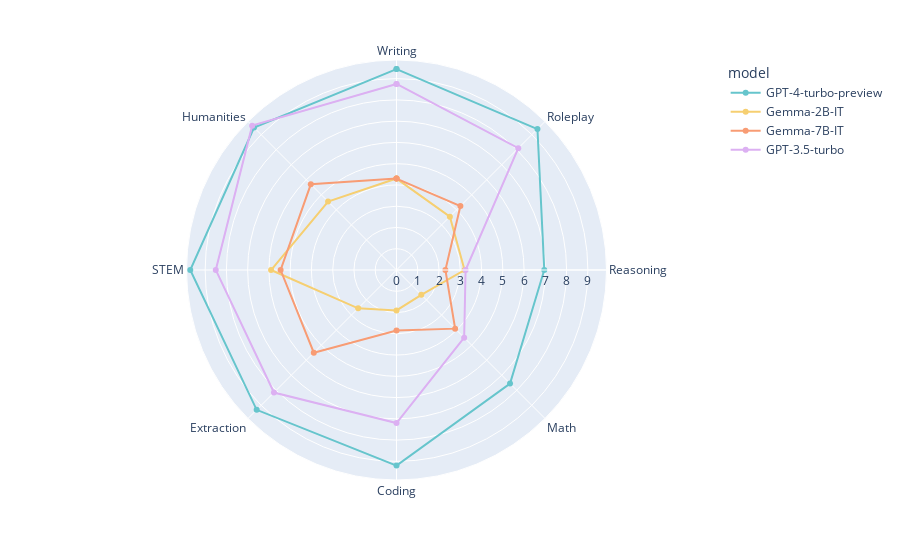

The notebook cell this image was saved under:
### Code cell
target_models = ['gpt-3.5-turbo', 'gemma-7b-it', 'gemma-2b-it','gpt-4-turbo-preview', 'qwen1.5-14b-chat']

scores_target = [scores_all[i] for i in range(len(scores_all)) if scores_all[i]["model"] in target_models]
print(scores_target)

# sort by target_models
scores_target = sorted(scores_target, key=lambda x: target_models.index(x["model"]), reverse=True)

df_score = pd.DataFrame(scores_target)
df_score = df_score[df_score["model"].isin(target_models)]

rename_map = { "gpt-3.5-turbo": "GPT-3.5-turbo",
               "gemma-7b-it": "Gemma-7B-IT",
               "gpt-4": "GPT-4",
               "gemma-2b-it": "Gemma-2B-IT",
               "gpt-4-turbo-preview": "GPT-4-turbo-preview",
               "qwen1.5-14b-chat": "Qwen1.5-14B-Chat",
             }

for k, v in rename_map.items():
    df_score.replace(k, v, inplace=True)

fig = px.line_polar(df_score, r = 'score', theta = 'category', line_close = True, category_orders = {"category": CATEGORIES},
                    color = 'model', markers=True, color_discrete_sequence=px.colors.qualitative.Pastel)

fig.show()

### Figure 1 — Plotly figure (JSON) as saved in the notebook; plotly's stock layout.template omitted (floating-point values rounded to 4 significant figures)
{"data": [{"hovertemplate": "model=GPT-4-turbo-preview<br>score=%{r}<br>category=%{theta}<extra></extra>", "legendgroup": "GPT-4-turbo-preview", "line": {"color": "rgb(102, 197, 204)", "dash": "solid"}, "marker": {"symbol": "circle"}, "mode": "lines+markers", "name": "GPT-4-turbo-preview", "r": [9.45, 9.375, 6.95, 7.55, 9.2, 9.3, 9.7, 9.475, 9.45], "showlegend": true, "subplot": "polar", "theta": ["Writing", "Roleplay", "Reasoning", "Math", "Coding", "Extraction", "STEM", "Humanities", "Writing"], "type": "scatterpolar"}, {"hovertemplate": "model=Gemma-2B-IT<br>score=%{r}<br>category=%{theta}<extra></extra>", "legendgroup": "Gemma-2B-IT", "line": {"color": "rgb(246, 207, 113)", "dash": "solid"}, "marker": {"symbol": "circle"}, "mode": "lines+markers", "name": "Gemma-2B-IT", "r": [4.3, 3.55, 3.2, 1.65, 1.9, 2.55, 5.9, 4.55, 4.3], "showlegend": true, "subplot": "polar", "theta": ["Writing", "Roleplay", "Reasoning", "Math", "Coding", "Extraction", "STEM", "Humanities", "Writing"], "type": "scatterpolar"}, {"hovertemplate": "model=Gemma-7B-IT<br>score=%{r}<br>category=%{theta}<extra></extra>", "legendgroup": "Gemma-7B-IT", "line": {"color": "rgb(248, 156, 116)", "dash": "solid"}, "marker": {"symbol": "circle"}, "mode": "lines+markers", "name": "Gemma-7B-IT", "r": [4.3, 4.25, 2.3, 3.9, 2.85, 5.5, 5.45, 5.7, 4.3], "showlegend": true, "subplot": "polar", "theta": ["Writing", "Roleplay", "Reasoning", "Math", "Coding", "Extraction", "STEM", "Humanities", "Writing"], "type": "scatterpolar"}, {"hovertemplate": "model=GPT-3.5-turbo<br>score=%{r}<br>category=%{theta}<extra></extra>", "legendgroup": "GPT-3.5-turbo", "line": {"color": "rgb(220, 176, 242)", "dash": "solid"}, "marker": {"symbol": "circle"}, "mode": "lines+markers", "name": "GPT-3.5-turbo", "r": [8.75, 8.1, 3.25, 4.5, 7.2, 8.15, 8.5, 9.6, 8.75], "showlegend": true, "subplot": "polar", "theta": ["Writing", "Roleplay", "Reasoning", "Math", "Coding", "Extraction", "STEM", "Humanities", "Writing"], "type": "scatterpolar"}], "layout": {"legend": {"title": {"text": "model"}, "tracegroupgap": 0}, "margin": {"t": 60}, "polar": {"angularaxis": {"categoryarray": ["Writing", "Roleplay", "Reasoning", "Math", "Coding", "Extraction", "STEM", "Humanities"], "categoryorder": "array", "direction": "clockwise", "rotation": 90}, "domain": {"x": [0, 1], "y": [0, 1]}}}}
